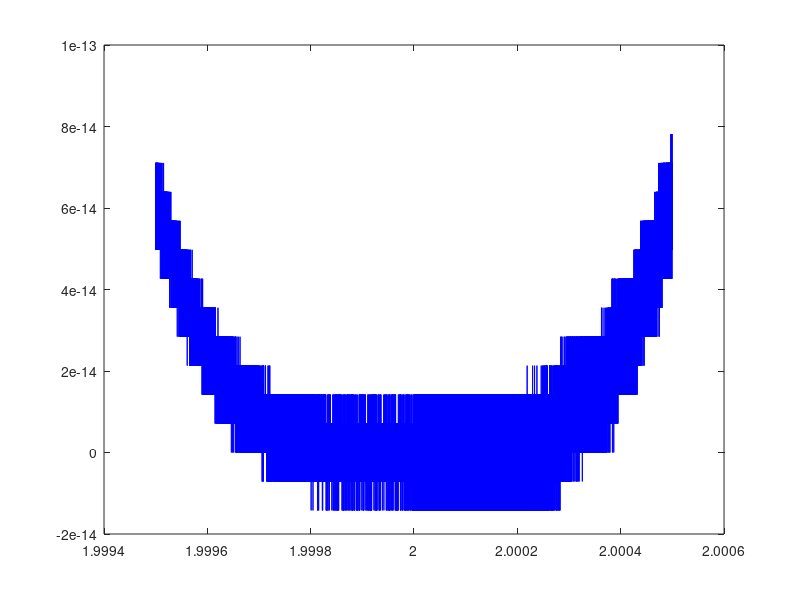

The MATLAB source for this figure:
clear all
# (x-2)^4 = x^4-8x^3+24x^2-32x+16
# x \in [2 - 1e-4, 2 + 1e-4];
x = linspace(2 - 5e-4, 2 + 5e-4, 100000);
y1 = (x - 2).^4;
y2 = x.^4 - 8 * x.^3 + 24 * x.^2 - 32 * x + 16;
plot(x, y1, 'r', x, y2, 'b');
